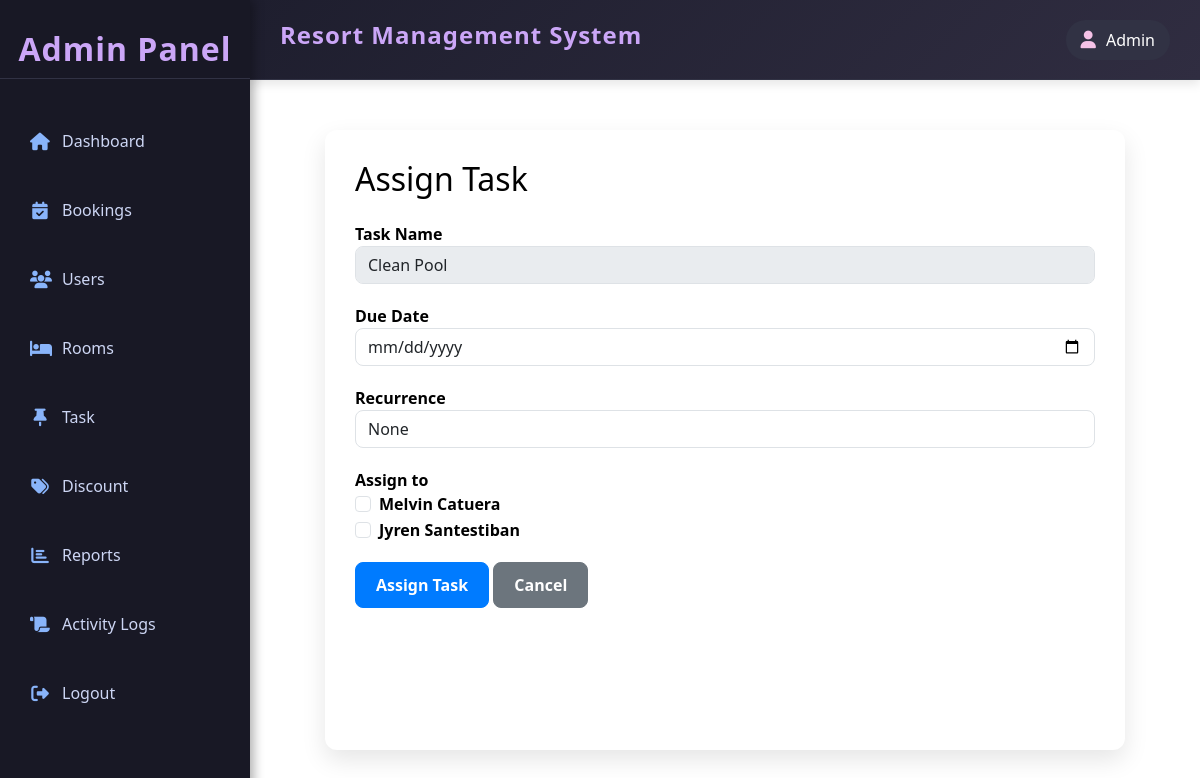
Before: /admin/task/assign_task.php?id=2 (signed in) with the older database file.
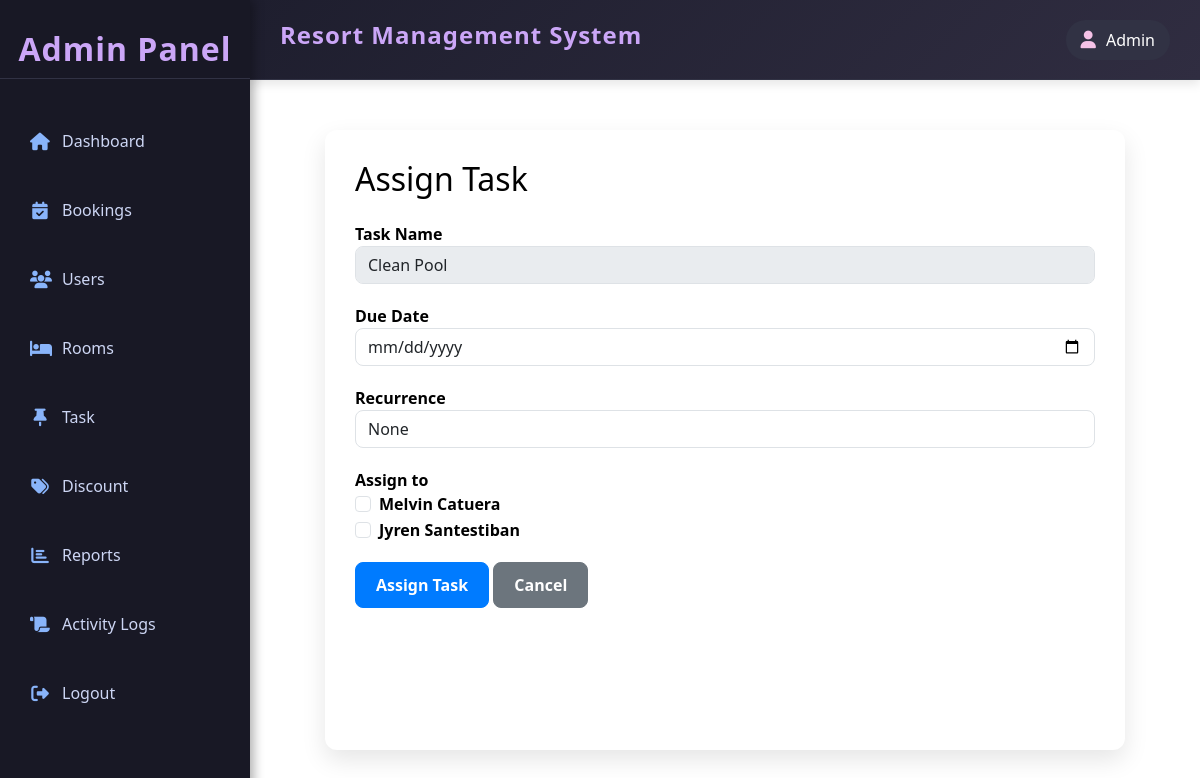
After: the same page with the newer database file.
### tables this page shows
CREATE TABLE IF NOT EXISTS `booking` (
  `book_id` int(11) NOT NULL AUTO_INCREMENT,
  `account_id` int(11) DEFAULT NULL,
  `guest_id` int(11) DEFAULT NULL,
  `room_id` int(11) NOT NULL,
  `check_in` datetime NOT NULL,
  `check_out` datetime NOT NULL,
  `book_status` enum('pending','confirmed','cancelled','completed') NOT NULL,
  `reminder_sent` datetime DEFAULT NULL,
  `completion_sent` datetime DEFAULT NULL,
  `created_at` datetime NOT NULL DEFAULT current_timestamp(),
  `updated_at` timestamp NULL DEFAULT current_timestamp(),
  PRIMARY KEY (`book_id`),
  KEY `book_room_fk` (`room_id`),
  KEY `book_account_fk` (`account_id`),
  KEY `book_guest_fk` (`guest_id`)
);

CREATE TABLE IF NOT EXISTS `account` (
  `account_id` int(11) NOT NULL AUTO_INCREMENT,
  `username` varchar(50) NOT NULL,
  `password` varchar(50) NOT NULL,
  `role` enum('user','admin','staff') NOT NULL,
  `last_active` datetime DEFAULT NULL,
  `created_at` timestamp NOT NULL DEFAULT current_timestamp(),
  `updated_at` timestamp NULL DEFAULT NULL,
  `deleted_at` datetime DEFAULT NULL,
  PRIMARY KEY (`account_id`)
);

### admin/task/assign_task.php (the view, shortened to what the changed rows need)
<?php
include('../../resources/database/config.php');
if (isset($_GET['id'])) {
    $task_id = $_GET['id'];
} else {
    die("Invalid request.");
}
$staff_sql = "SELECT a.account_id AS id, CONCAT(u.fname, ' ', u.lname) AS name FROM account a INNER JOIN user u USING(account_id) WHERE role = 'staff'";
$staff_result = mysqli_query($conn, $staff_sql);
include ('../includes/template.php');
include("../includes/system_update.php");
?>
<!DOCTYPE html>
<html lang="en">
<head>
    <link rel="stylesheet" href="https://cdn.jsdelivr.net/npm/bootstrap@5.3.0/dist/css/bootstrap.min.css">
    <link rel="stylesheet" href="https://cdnjs.cloudflare.com/ajax/libs/font-awesome/6.4.2/css/all.min.css">
</head>
<body>
    <div class="content">
        <h2 class="mb-4">Assign Task</h2>
        <form action="assign_task.php?id=<?php echo $task_id; ?>" method="post">
            <div class="form-group">
                <div id="assignees">
                    <?php while ($staff = mysqli_fetch_assoc($staff_result)): ?>
                        <div class="form-check">
                            <input class="form-check-input" type="checkbox" name="assignees[]" value="<?php echo htmlspecialchars($staff['id']); ?>" id="staff-<?php echo $staff['id']; ?>">
                            <label class="form-check-label" for="staff-<?php echo $staff['id']; ?>">
                                <?php echo htmlspecialchars($staff['name']); ?>
                            </label>
                        </div>
                    <?php endwhile; ?>
                </div>
            </div>
        </form>
    </div>
</body>
</html>

### admin/includes/system_update.php (shortened to what the changed rows need)
<?php
try{
    mysqli_begin_transaction($conn);
        $sql2 = "SELECT
        'user' AS identifier,
        b.book_id,
        b.check_in,
        b.check_out,
        b.book_status,
        b.reminder_sent,
        u.fname AS fname,
        u.lname AS lname,
        a.username AS email,
        r.room_code
    FROM booking b
    INNER JOIN user u ON b.account_id = u.account_id
    INNER JOIN room r ON b.room_id = r.room_id
    INNER JOIN account a ON b.account_id = a.account_id
    WHERE b.book_status = 'completed'
    AND b.completion_sent IS NULL
    AND b.check_out <= NOW()
    UNION ALL
    SELECT
        'guest' AS identifier,
        b.book_id,
        b.check_in,
        b.check_out,
        b.book_status,
        b.reminder_sent,
        g.fname AS fname,
        g.lname AS lname,
        g.email AS email,
        r.room_code
    FROM booking b
    INNER JOIN guest g ON b.guest_id = g.guest_id
    INNER JOIN room r ON b.room_id = r.room_id
    WHERE b.book_status = 'completed'
    AND b.completion_sent IS NULL
    AND b.check_out<=NOW();
    ";
$result2 = mysqli_query($conn, $sql2);
while ($row = mysqli_fetch_assoc($result2)) {
    $to = $row['email'];
    $name=$row['fname']." ".$row['lname'];
    $subject = "Booking Completed - Thank You for Staying with Us!";
    $headers = "MIME-Version: 1.0" . "\r\n";
    $headers .= "Content-Type: text/html; charset=UTF-8" . "\r\n";
    $headers .= "From: Sample Resort <noreply@sampleresort.com>" . "\r\n";
    $message = '
    <!DOCTYPE html>
    <html>
    <head>
        <style>
            body {
                font-family: Arial, sans-serif;
                background-color: #f4f4f4;
                padding: 20px;
                text-align: center;
            }
            .container {
                background: white;
                padding: 20px;
                border-radius: 10px;
                box-shadow: 0 4px 8px rgba(0, 0, 0, 0.2);
                max-width: 500px;
                margin: auto;
            }
            h2 {
                color: #007bff;
            }
            p {
                font-size: 16px;
                color: #333;
            }
            .footer {
                margin-top: 20px;
                font-size: 14px;
                color: #777;
            }
        </style>
    </head>
    <body>
        <div class="container">
            <h2>Booking Completed!</h2>
            <p>Dear <strong>' . $name . '</strong>,</p>
            <p>Your booking at <strong>Our Resort</strong> has been successfully completed!</p>
            <p>We hope you had a wonderful stay. If you have any feedback, we’d love to hear from you.</p>
            <p>Looking forward to welcoming you again soon!</p>
            <br>
            <p class="footer">If you have any questions, feel free to contact us at <a href="mailto:support@yourresort.com">support@yourresort.com</a>.</p>
        </div>
    </body>
    </html>
    ';
    if(empty($to)){
        echo 'email is empty';
    }else{
        if (mail($to,$subject, $message, $headers)) {
            $update = "UPDATE booking SET completion_sent=NOW() WHERE book_id=" . $row['book_id'];
            if(mysqli_query($conn, $update)){
                mysqli_commit($conn);
            }
        }else{
            echo 'failed to update the email fields in booking table';
        }
    }
}
}catch(Exception $e){
    mysqli_rollback($conn);
    echo 'Error: ' . $e->getMessage();
}
$check="SELECT * FROM booking";
$check_set=mysqli_query($conn,$check);
$today = date("Y-m-d H:i:s");
while($check_record=mysqli_fetch_assoc($check_set)){
    if($check_record['check_in']<=$today && $check_record['book_status']=="pending"){
        if(mysqli_affected_rows($conn)>0){
           echo $set2="UPDATE room SET room_status='available' WHERE room_id={$check_record['room_id']}";
        }
    }
}
?>

Changed rows visible on the page:
no longer on this page (row edited): booking: room "UPDATE room SET room_status='available' WHERE room_id=27"
